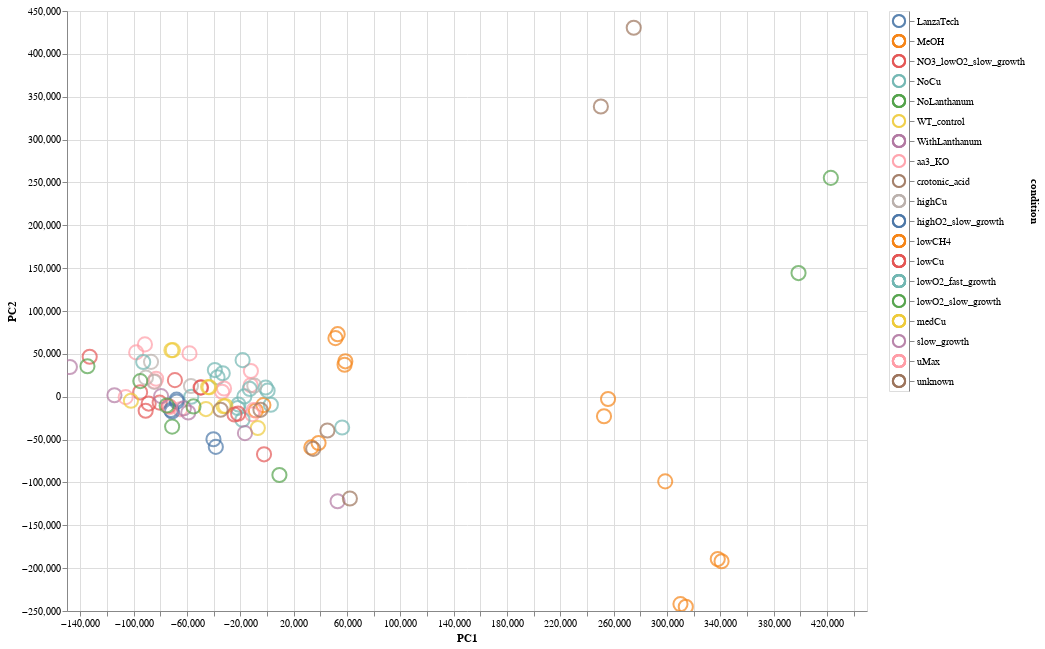

Write notebook code for a chart like this one.
### Code cell
# Interactive Altair Plot that allows for tool-tip details for each data point
# and allows for the filtering of the data shown by clicking on the legend
# for SCALED tpm data

# Parameters: 
data = df_dim_reduced_scaled
title = "Interactive PCA Plot of Scaled RNAseq TPM Samples by Condition"
color_sort = "condition"
tooltips = ['sample_name', 'condition']

# Function Call <-- ** not working yet **
altair_scatter(data, title, color_sort, tooltips)

### Figure 1 — Vega-Lite specification as saved in the notebook (floating-point values rounded to 4 significant figures)
{"config": {"view": {"continuousWidth": 400, "continuousHeight": 300}}, "hconcat": [{"mark": {"type": "point", "size": 200}, "encoding": {"color": {"condition": {"type": "nominal", "field": "condition", "legend": null, "selection": "selector003"}, "value": "lightgray"}, "tooltip": [{"type": "nominal", "field": "sample_name"}, {"type": "nominal", "field": "condition"}], "x": {"type": "quantitative", "field": "PC1"}, "y": {"type": "quantitative", "field": "PC2"}}, "height": 600, "selection": {"selector004": {"type": "interval", "bind": "scales", "encodings": ["x", "y"]}}, "width": 800}, {"mark": {"type": "point", "size": 150}, "encoding": {"color": {"condition": {"type": "nominal", "field": "condition", "legend": null, "selection": "selector003"}, "value": "lightgray"}, "y": {"type": "nominal", "axis": {"orient": "right"}, "field": "condition"}}, "selection": {"selector003": {"type": "multi", "fields": ["condition"]}}}], "data": {"name": "data-a2781951434fbb7d22108e5f4105a1d4"}, "$schema": "https://vega.github.io/schema/vega-lite/v4.8.1.json", "datasets": {"data-a2781951434fbb7d22108e5f4105a1d4": [{"PC1": 422900.0, "PC2": 255300.0, "PC3": -4939.0, "sample_name": "5GB1_ferm_Ack_QC_tpm", "condition": "lowO2_slow_growth"}, {"PC1": 398600.0, "PC2": 144200.0, "PC3": 13780.0, "sample_name": "5GB1_ferm_WT_QC_tpm", "condition": "lowO2_slow_growth"}, {"PC1": -12220.0, "PC2": 13370.0, "PC3": -1910.0, "sample_name": "5GB1_FM03_TR1_QC_tpm", "condition": "uMax"}, {"PC1": -12080.0, "PC2": 29990.0, "PC3": -6261.0, "sample_name": "5GB1_FM03_TR2_QC_tpm", "condition": "uMax"}, {"PC1": 56360.0, "PC2": -35980.0, "PC3": -4220.0, "sample_name": "5GB1_FM11_TR1_QC_tpm", "condition": "lowO2_fast_growth"}, {"PC1": 2884.0, "PC2": -9388.0, "PC3": -7779.0, "sample_name": "5GB1_FM11_TR2_QC_tpm", "condition": "lowO2_fast_growth"}, {"PC1": 58770.0, "PC2": 41300.0, "PC3": -25700.0, "sample_name": "5GB1_FM12_TR1_tpm", "condition": "lowCH4"}, {"PC1": 58200.0, "PC2": 37310.0, "PC3": -26080.0, "sample_name": "5GB1_FM12_TR1_QC_tpm", "condition": "lowCH4"}, {"PC1": 53020.0, "PC2": 72940.0, "PC3": -26310.0, "sample_name": "5GB1_FM12_TR2_tpm", "condition": "lowCH4"}, {"PC1": 51340.0, "PC2": 68340.0, "PC3": -26440.0, "sample_name": "5GB1_FM12_TR2_QC_tpm", "condition": "lowCH4"}, {"PC1": -8377.0, "PC2": -16130.0, "PC3": -17590.0, "sample_name": "5GB1_FM14_TR1_tpm", "condition": "lowCH4"}, {"PC1": -2712.0, "PC2": -9799.0, "PC3": -15760.0, "sample_name": "5GB1_FM14_TR1_QC_tpm", "condition": "lowCH4"}, {"PC1": 33210.0, "PC2": -59160.0, "PC3": -18960.0, "sample_name": "5GB1_FM14_TR2_tpm", "condition": "lowCH4"}, {"PC1": 38680.0, "PC2": -54010.0, "PC3": -16680.0, "sample_name": "5GB1_FM14_TR2_QC_tpm", "condition": "lowCH4"}, {"PC1": 298700.0, "PC2": -98730.0, "PC3": 14600.0, "sample_name": "5GB1_FM18_TR1_QC_tpm", "condition": "MeOH"}, {"PC1": 252800.0, "PC2": -22730.0, "PC3": 17080.0, "sample_name": "5GB1_FM18_TR2_tpm", "condition": "MeOH"}, {"PC1": 255800.0, "PC2": -2649.0, "PC3": 21030.0, "sample_name": "5GB1_FM18_TR2_QC_tpm", "condition": "MeOH"}, {"PC1": 310100.0, "PC2": -242000.0, "PC3": -7788.0, "sample_name": "5GB1_FM18_TR3_tpm", "condition": "MeOH"}, {"PC1": 314100.0, "PC2": -245100.0, "PC3": -7979.0, "sample_name": "5GB1_FM18_TR3_QC_tpm", "condition": "MeOH"}, {"PC1": -18290.0, "PC2": 42650.0, "PC3": 159400.0, "sample_name": "5GB1_FM19_TR1_tpm", "condition": "lowO2_fast_growth"}, {"PC1": 460.3, "PC2": 7085.0, "PC3": -20680.0, "sample_name": "5GB1_FM19_TR1_QC_tpm", "condition": "lowO2_fast_growth"}, {"PC1": -980.1, "PC2": 10760.0, "PC3": -19900.0, "sample_name": "5GB1_FM19_TR1_UW_tpm", "condition": "lowO2_fast_growth"}, {"PC1": -33210.0, "PC2": 27390.0, "PC3": -18570.0, "sample_name": "5GB1_FM19_TR3_tpm", "condition": "lowO2_fast_growth"}, {"PC1": -37090.0, "PC2": 22640.0, "PC3": -20020.0, "sample_name": "5GB1_FM19_TR3_QC_tpm", "condition": "lowO2_fast_growth"}, {"PC1": -65100.0, "PC2": -14620.0, "PC3": -14480.0, "sample_name": "5GB1_FM20_TR1_QC_tpm", "condition": "uMax"}, {"PC1": -91550.0, "PC2": 61050.0, "PC3": -14470.0, "sample_name": "5GB1_FM20_TR2_QC_tpm", "condition": "uMax"}, {"PC1": -98110.0, "PC2": 51700.0, "PC3": 82410.0, "sample_name": "5GB1_FM20_TR3_tpm", "condition": "uMax"}, {"PC1": -84170.0, "PC2": 17850.0, "PC3": -16400.0, "sample_name": "5GB1_FM20_TR3_QC_tpm", "condition": "uMax"}, {"PC1": -83170.0, "PC2": 20930.0, "PC3": -15760.0, "sample_name": "5GB1_FM20_TR3_UW_tpm", "condition": "uMax"}, {"PC1": -10050.0, "PC2": -15680.0, "PC3": -15690.0, "sample_name": "5GB1_FM21_TR1_tpm", "condition": "uMax"}, {"PC1": -11060.0, "PC2": -20470.0, "PC3": -16430.0, "sample_name": "5GB1_FM21_TR1_QC_tpm", "condition": "uMax"}, {"PC1": -58120.0, "PC2": 50530.0, "PC3": 98830.0, "sample_name": "5GB1_FM21_TR2_tpm", "condition": "uMax"}, {"PC1": -33670.0, "PC2": 5705.0, "PC3": -16630.0, "sample_name": "5GB1_FM21_TR2_QC_tpm", "condition": "uMax"}, {"PC1": -32210.0, "PC2": 9550.0, "PC3": -16060.0, "sample_name": "5GB1_FM21_TR2_UW_tpm", "condition": "uMax"}, {"PC1": -12930.0, "PC2": 9088.0, "PC3": -18100.0, "sample_name": "5GB1_FM22_TR1_tpm", "condition": "lowO2_fast_growth"}, {"PC1": -16980.0, "PC2": 332.1, "PC3": -19800.0, "sample_name": "5GB1_FM22_TR1_QC_tpm", "condition": "lowO2_fast_growth"}, {"PC1": -39090.0, "PC2": 31070.0, "PC3": 142600.0, "sample_name": "5GB1_FM22_TR3_tpm", "condition": "lowO2_fast_growth"}, {"PC1": -22000.0, "PC2": -13120.0, "PC3": -21250.0, "sample_name": "5GB1_FM22_TR3_QC_tpm", "condition": "lowO2_fast_growth"}, {"PC1": -21440.0, "PC2": -9041.0, "PC3": -20340.0, "sample_name": "5GB1_FM22_TR3_UW_tpm", "condition": "lowO2_fast_growth"}, {"PC1": 338100.0, "PC2": -189400.0, "PC3": -8341.0, "sample_name": "5GB1_FM23_TR3_tpm", "condition": "MeOH"}, {"PC1": 340900.0, "PC2": -191900.0, "PC3": -8575.0, "sample_name": "5GB1_FM23_TR3_QC_tpm", "condition": "MeOH"}, {"PC1": -56780.0, "PC2": -8.164, "PC3": -3621.0, "sample_name": "5GB1_FM34_T0_TR1_QC_tpm", "condition": "NoCu"}, {"PC1": -45780.0, "PC2": -14410.0, "PC3": -11210.0, "sample_name": "5GB1_FM34_T3_TR3_QC_tpm", "condition": "medCu"}, {"PC1": -57020.0, "PC2": 12480.0, "PC3": -8677.0, "sample_name": "5GB1_FM34_T4_TR3_QC_tpm", "condition": "highCu"}, {"PC1": -90830.0, "PC2": 22220.0, "PC3": -12970.0, "sample_name": "5GB1_FM34_T5_TR2_QC_tpm", "condition": "highCu"}, {"PC1": -84640.0, "PC2": 17280.0, "PC3": -13070.0, "sample_name": "5GB1_FM34_T6_TR3_QC_tpm", "condition": "highCu"}, {"PC1": -9505.0, "PC2": 12930.0, "PC3": -8570.0, "sample_name": "5GB1_FM34_T7_TR3_QC_tpm", "condition": "highCu"}, {"PC1": -86970.0, "PC2": 40690.0, "PC3": -11910.0, "sample_name": "5GB1_FM34_T8_TR1_QC_tpm", "condition": "highCu"}, {"PC1": -18420.0, "PC2": -26800.0, "PC3": -8399.0, "sample_name": "5GB1_FM40_T0_TR1_QC_tpm", "condition": "NoCu"}, {"PC1": -92850.0, "PC2": 40550.0, "PC3": -11410.0, "sample_name": "5GB1_FM40_T0m_TR2_tpm", "condition": "NoCu"}, {"PC1": -49820.0, "PC2": 10650.0, "PC3": -9953.0, "sample_name": "5GB1_FM40_T10m_TR3_tpm", "condition": "lowCu"}, {"PC1": -49440.0, "PC2": 10880.0, "PC3": -9961.0, "sample_name": "5GB1_FM40_T10m_TR3_QC_tpm", "condition": "lowCu"}, {"PC1": -71710.0, "PC2": 54260.0, "PC3": -13520.0, "sample_name": "5GB1_FM40_T150m_TR1_QC_tpm", "condition": "medCu"}, {"PC1": -70580.0, "PC2": 54350.0, "PC3": -13460.0, "sample_name": "5GB1_FM40_T150m_TR1_remake_tpm", "condition": "medCu"}, {"PC1": -32550.0, "PC2": -11140.0, "PC3": -13160.0, "sample_name": "5GB1_FM40_T180m_TR1_tpm", "condition": "medCu"}, {"PC1": -31170.0, "PC2": -10800.0, "PC3": -13130.0, "sample_name": "5GB1_FM40_T180m_TR1_QC_tpm", "condition": "medCu"}, {"PC1": -69060.0, "PC2": 19310.0, "PC3": -5972.0, "sample_name": "5GB1_FM40_T20m_TR2_tpm", "condition": "lowCu"}, {"PC1": -2228.0, "PC2": -67200.0, "PC3": -2077.0, "sample_name": "5GB1_FM40_T20m_TR2_QC_tpm", "condition": "lowCu"}, {"PC1": -24360.0, "PC2": -20720.0, "PC3": -11910.0, "sample_name": "5GB1_FM40_T40m_TR1_tpm", "condition": "lowCu"}, {"PC1": -21670.0, "PC2": -19790.0, "PC3": -11820.0, "sample_name": "5GB1_FM40_T40m_TR1_QC_tpm", "condition": "lowCu"}, {"PC1": -133000.0, "PC2": 46650.0, "PC3": -15890.0, "sample_name": "5GB1_FM40_T60m_TR1_tpm", "condition": "lowCu"}, {"PC1": -90990.0, "PC2": -16380.0, "PC3": -14110.0, "sample_name": "5GB1_FM40_T60m_TR1_QC_tpm", "condition": "lowCu"}, {"PC1": -44170.0, "PC2": 11260.0, "PC3": -13040.0, "sample_name": "5GB1_FM40_T90m_TR2_tpm", "condition": "medCu"}, {"PC1": -43110.0, "PC2": 11080.0, "PC3": -12940.0, "sample_name": "5GB1_FM40_T90m_TR2_QC_tpm", "condition": "medCu"}, {"PC1": -114400.0, "PC2": 1727.0, "PC3": -31730.0, "sample_name": "5GB1_FM58_Td20h_TR1_QC_tpm", "condition": "slow_growth"}, {"PC1": -147800.0, "PC2": 34650.0, "PC3": -29030.0, "sample_name": "5GB1_FM58_Td32h_TR3_QC_tpm", "condition": "slow_growth"}, {"PC1": -71150.0, "PC2": -34870.0, "PC3": -14950.0, "sample_name": "5GB1_FM69_t2_TR1_tpm", "condition": "lowO2_slow_growth"}, {"PC1": -67800.0, "PC2": -3359.0, "PC3": 60630.0, "sample_name": "5GB1_FM69_t3_TR1_tpm", "condition": "highO2_slow_growth"}, {"PC1": -40160.0, "PC2": -49560.0, "PC3": -475.9, "sample_name": "5GB1_FM69_t3_TR1_UW_tpm", "condition": "highO2_slow_growth"}, {"PC1": -67640.0, "PC2": -5765.0, "PC3": 60600.0, "sample_name": "5GB1_FM69_t4_TR1_tpm", "condition": "highO2_slow_growth"}, {"PC1": -38380.0, "PC2": -58520.0, "PC3": -4553.0, "sample_name": "5GB1_FM69_t4_TR1_UW_tpm", "condition": "highO2_slow_growth"}, {"PC1": -95170.0, "PC2": 5124.0, "PC3": 66040.0, "sample_name": "5GB1_FM80_t2_TR1_tpm", "condition": "NO3_lowO2_slow_growth"}, {"PC1": -80500.0, "PC2": -6892.0, "PC3": 56150.0, "sample_name": "5GB1_FM80_t4_TR1_tpm", "condition": "NO3_lowO2_slow_growth"}, {"PC1": -73690.0, "PC2": -11180.0, "PC3": 43550.0, "sample_name": "5GB1_FM81_t1_TR3_tpm", "condition": "NO3_lowO2_slow_growth"}, {"PC1": -88750.0, "PC2": -8012.0, "PC3": 13390.0, "sample_name": "5GB1_FM81_t2_TR3_tpm", "condition": "NO3_lowO2_slow_growth"}, {"PC1": -72000.0, "PC2": -15450.0, "PC3": -26080.0, "sample_name": "5GB1_LTrecycle_TR1_tpm", "condition": "LanzaTech"}, {"PC1": -71220.0, "PC2": -17300.0, "PC3": -25300.0, "sample_name": "5GB1_LTrecycle_TR1_QC_tpm", "condition": "LanzaTech"}, {"PC1": 52920.0, "PC2": -121900.0, "PC3": -4273.0, "sample_name": "5GB1_vial_wLa_TR3_tpm", "condition": "WithLanthanum"}, {"PC1": 9315.0, "PC2": -91360.0, "PC3": -18720.0, "sample_name": "5GB1_vial_woLa_TR2_tpm", "condition": "NoLanthanum"}, {"PC1": 45300.0, "PC2": -39410.0, "PC3": -13580.0, "sample_name": "5GB1C_latelog_vial_TR2_QC_tpm", "condition": "unknown"}, {"PC1": 275100.0, "PC2": 430500.0, "PC3": -10080.0, "sample_name": "br1_QC_tpm", "condition": "unknown"}, {"PC1": 250400.0, "PC2": 338600.0, "PC3": -7220.0, "sample_name": "br2_QC_tpm", "condition": "unknown"}, {"PC1": 34660.0, "PC2": -60810.0, "PC3": 98360.0, "sample_name": "ribo0_tpm", "condition": "unknown"}, {"PC1": 62160.0, "PC2": -118700.0, "PC3": 42680.0, "sample_name": "total_tpm", "condition": "unknown"}, {"PC1": -106000.0, "PC2": -514.5, "PC3": 20660.0, "sample_name": "5GB1_FM_85_TR1_tpm", "condition": "aa3_KO"}, {"PC1": -72710.0, "PC2": -12050.0, "PC3": 20570.0, "sample_name": "5GB1_FM_85_TR2_tpm", "condition": "aa3_KO"}, {"PC1": -6886.0, "PC2": -36530.0, "PC3": 66450.0, "sample_name": "5GB1_FM_86_TR1_tpm", "condition": "WT_control"}, {"PC1": -102000.0, "PC2": -4759.0, "PC3": -1505.0, "sample_name": "5GB1_FM_87_TR1_tpm", "condition": "WT_control"}, {"PC1": -34790.0, "PC2": -15250.0, "PC3": 38100.0, "sample_name": "5GB1_pA9_red_tpm", "condition": "crotonic_acid"}, {"PC1": -4902.0, "PC2": -15280.0, "PC3": 6934.0, "sample_name": "5GB1_pA9_yellow_tpm", "condition": "crotonic_acid"}, {"PC1": -16530.0, "PC2": -42480.0, "PC3": -23500.0, "sample_name": "5GB1C-5G-La-BR1_tpm", "condition": "WithLanthanum"}, {"PC1": -79420.0, "PC2": 698.3, "PC3": -27610.0, "sample_name": "5GB1C-5G-La-BR2_tpm", "condition": "WithLanthanum"}, {"PC1": -75250.0, "PC2": -10260.0, "PC3": -24360.0, "sample_name": "5GB1C-5G-N-BR1_tpm", "condition": "NoLanthanum"}, {"PC1": -95020.0, "PC2": 18220.0, "PC3": -30190.0, "sample_name": "5GB1C-5G-N-BR2_tpm", "condition": "NoLanthanum"}, {"PC1": -62340.0, "PC2": -13580.0, "PC3": -20900.0, "sample_name": "5GB1C-JG15-La-BR1_tpm", "condition": "WithLanthanum"}, {"PC1": -59040.0, "PC2": -18450.0, "PC3": -20330.0, "sample_name": "5GB1C-JG15-La-BR2_tpm", "condition": "WithLanthanum"}, {"PC1": -55130.0, "PC2": -11340.0, "PC3": -23230.0, "sample_name": "5GB1C-JG15-N-BR1_tpm", "condition": "NoLanthanum"}, {"PC1": -134700.0, "PC2": 35530.0, "PC3": -19540.0, "sample_name": "5GB1C-JG15-N-BR2_tpm", "condition": "NoLanthanum"}]}}
